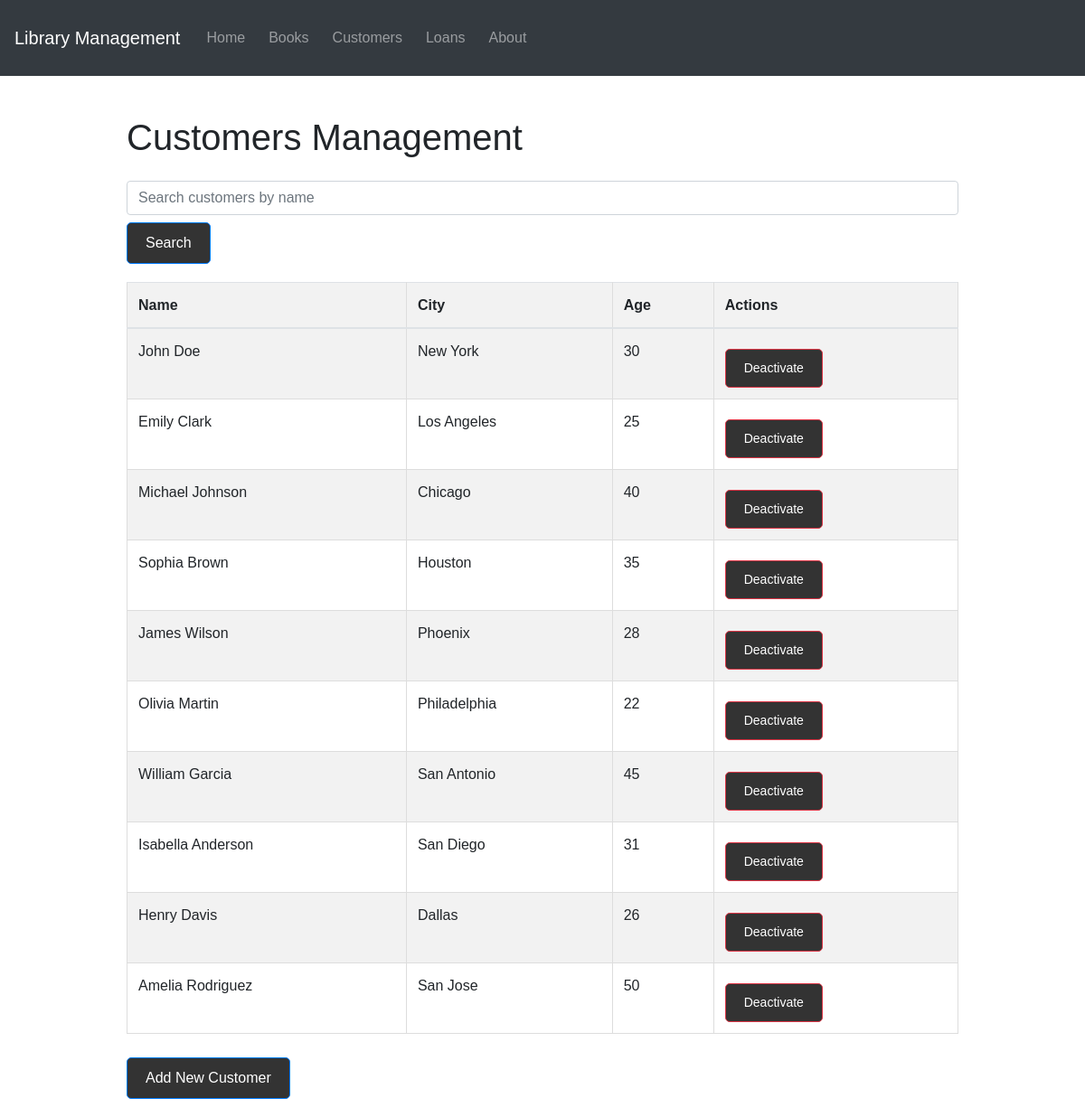
/web/customers, run on the app's committed database.
### models.py (models this page shows)
class Customer(db.Model):
    customer_id = db.Column(db.Integer, primary_key=True)
    name = db.Column(db.String(100), nullable=False)
    city = db.Column(db.String(100), nullable=False)
    age = db.Column(db.Integer, nullable=False)
    is_active = db.Column(db.Boolean, default=True)
    loans = db.relationship('Loan', back_populates='customer')

### routes.py (the view)
@app.route('/web/customers')
def web_customers():
    try:
        customers = Customer.query.filter_by(is_active=True).all()
        return render_template('customers.html', customers=customers)
    except Exception as e:
        logger.error(f"Error in web_customers route: {str(e)}")
        return "An error occurred", 500

### templates/customers.html (shortened to what this page needs)
{% extends "base.html" %}
{% block content %}
<h1 class="mb-4">Customers Management</h1>
<div class="mb-3">
    <input type="text" id="customerSearch" class="form-control" placeholder="Search customers by name">
    <button onclick="searchCustomers()" class="btn btn-primary mt-2">Search</button>
</div>
<table id="customersTable" class="table table-striped">
    <thead>
        <tr>
            <th>Name</th>
            <th>City</th>
            <th>Age</th>
            <th>Actions</th>
        </tr>
    </thead>
    <tbody>
        {% for customer in customers %}
        <tr>
            <td>{{ customer.name }}</td>
            <td>{{ customer.city }}</td>
            <td>{{ customer.age }}</td>
            <td>
                <button onclick="deactivateCustomer({{ customer.customer_id }})" class="btn btn-danger btn-sm">Deactivate</button>
            </td>
        </tr>
        {% endfor %}
    </tbody>
</table>
<button type="button" class="btn btn-primary" data-toggle="modal" data-target="#addCustomerModal">
    Add New Customer
</button>
{% endblock %}

### static/css/style.css (style rules this page uses)
body { font-family: Arial, sans-serif; line-height: 1.6; margin: 0; padding: 0; }
table { width: 100%; border-collapse: collapse; margin-top: 20px; }
table, th, td { border: 1px solid #ddd; }
th, td { padding: 12px; text-align: left; }
th { background-color: #f2f2f2; }
.btn { display: inline-block; background: #333; color: #fff; padding: 10px 20px; text-decoration: none; border-radius: 5px; margin-top: 10px; }

### data on the page
Customer: name "John Doe", city "New York", age "30"
Customer: name "Emily Clark", city "Los Angeles", age "25"
Customer: name "Michael Johnson", city "Chicago", age "40"
Customer: name "Sophia Brown", city "Houston", age "35"
Customer: name "James Wilson", city "Phoenix", age "28"
Customer: name "Olivia Martin", city "Philadelphia", age "22"
Customer: name "William Garcia", city "San Antonio", age "45"
Customer: name "Isabella Anderson", city "San Diego", age "31"
Customer: name "Henry Davis", city "Dallas", age "26"
Customer: name "Amelia Rodriguez", city "San Jose", age "50"
